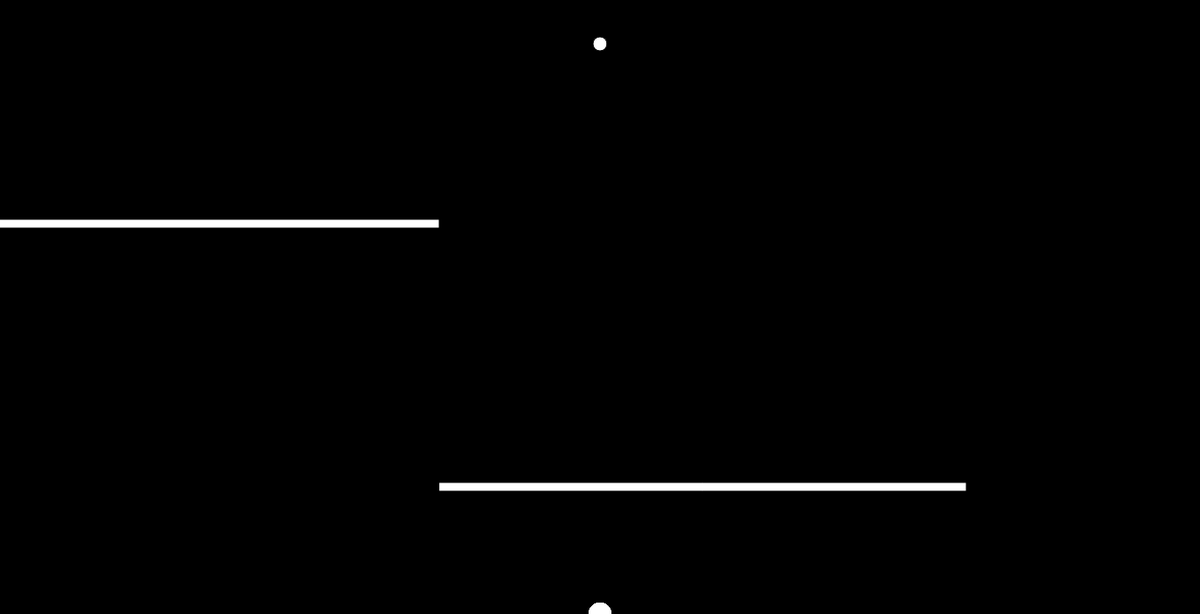
Frame 1 (no input)
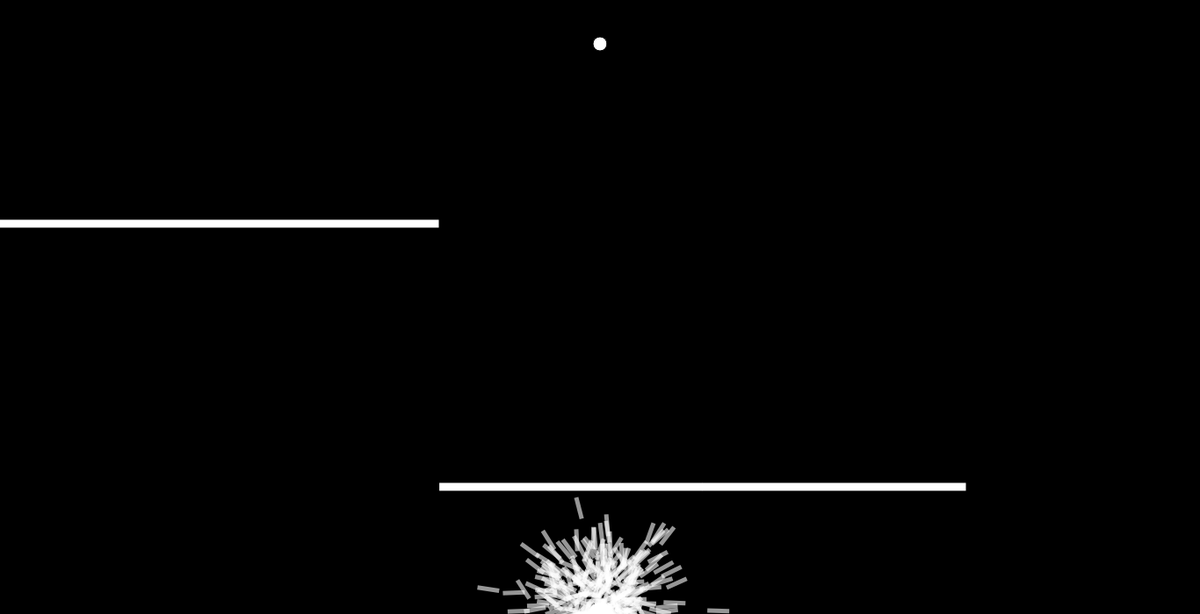
Frame 60 (no input)
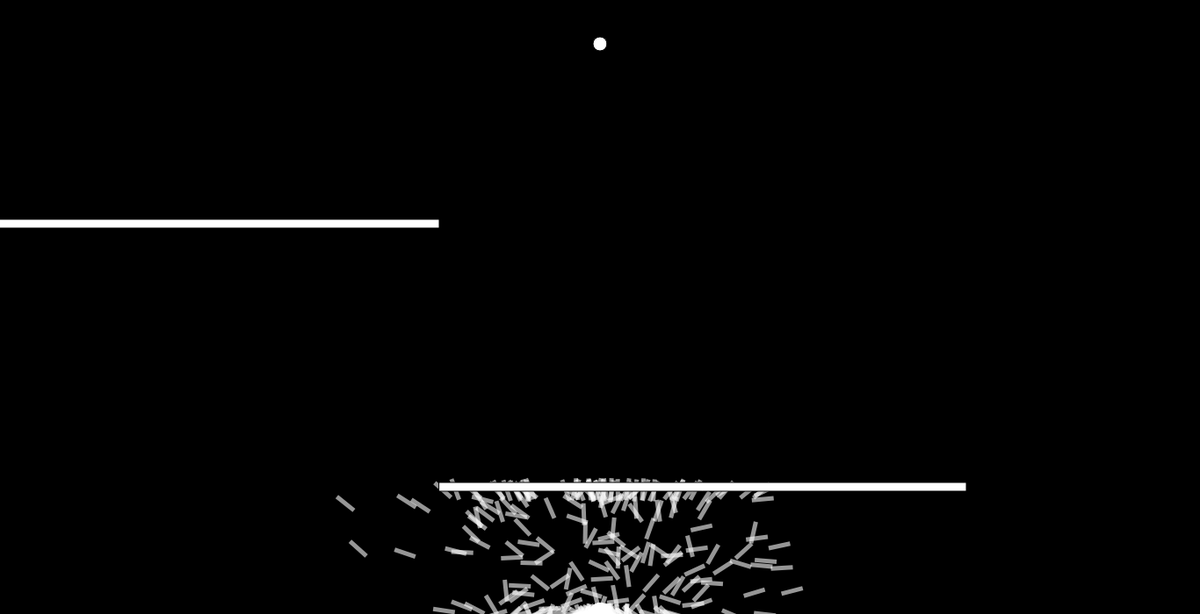
Frame 120 (the mouse pressed at the canvas centre since frame 60)

The p5.js sketch that drew these frames (run headless with seeded random() and noise() and a simulated clock; from frame 60 on, the mouse is pressed at the canvas centre):

// p5.js sketch
// ── sketch.js
var population;
// Each rocket is alive till 400 frames
var lifespan = 400;
// Made to display count on screen
var lifeP;
// Keeps track of frames
var count = 0;
// Where rockets are trying to go
var target;
// Max force applied to rocket
var maxforce = 0.2;

// Dimensions of barrier
var rx = 500;
var ry = 550;
var rw = 600;
var rh = 10;
var generation = 0;
function setup() {
  createCanvas(1366, 700);
  population = new Population();
  lifeP = createP();
  target = createVector(width / 2, 50);

}

function draw() {
  background(0);
  population.run();
  // Displays count to window
  lifeP.html(count);
    lifeP.html(generation);
  count++;
  if (count == lifespan) {
    population.evaluate();
    population.selection();
    // Population = new Population();
    count = 0;
  }
  // Renders barrier for rockets
  fill(255);
  rect(rx, ry, rw, rh);

  rect(rx-600, ry-300, rw, rh);
  
  // Renders target
  ellipse(target.x, target.y, 16, 16);
}

// ── dna.js

function DNA(genes) {
    // Recieves genes and create a dna object
    if (genes) {
      this.genes = genes;
    }
    // If no genes just create random dna
    else {
      this.genes = [];
      for (var i = 0; i < lifespan; i++) {
        // Gives random vectors
        this.genes[i] = p5.Vector.random2D();
        // Sets maximum force of vector to be applied to a rocket
        this.genes[i].setMag(maxforce);
      }
    }
    // Performs a crossover with another member of the species
    this.crossover = function(partner) {
      var newgenes = [];
      // Picks random midpoint
      var mid = floor(random(this.genes.length));
      for (var i = 0; i < this.genes.length; i++) {
        // If i is greater than mid the new gene should come from this partner
        if (i > mid) {
          newgenes[i] = this.genes[i];
        }
        // If i < mid new gene should come from other partners gene's
        else {
          newgenes[i] = partner.genes[i];
        }
      }
      // Gives DNA object an array
      return new DNA(newgenes);
    }
  
    // Adds random mutation to the genes to add variance.
    this.mutation = function() {
      for (var i = 0; i < this.genes.length; i++) {
        // if random number less than 0.01, new gene is then random vector
        if (random(1) < 0.01) {
          this.genes[i] = p5.Vector.random2D();
          this.genes[i].setMag(maxforce);
        }
      }
    }
  
  }
  
// ── obstacle.js
function Obstacle (x, y, w_, h_)
{
    this.position = createVector(x, y);
    this.h = h_;
    this.w = w_;
}

Obstacle.prototype.display= function () {
    stroke(0);
    fill(175);
    strokeWeight(2);
    rectMode(CORNER);
    rect(this.position.x,this.position.y,this.w,this.h);
}

Obstacle.prototype.contains = function (spot){
  var w= this.w;
  var h = this.h;
    if (spot.x > position.x && spot.x < position.x + w && spot.y > position.y && spot.y < position.y + h) {
        return true;
      } else {
        return false;
      }
}
// ── population.js
function Population() {
    // Array of rockets
    this.rockets = [];
    // Amount of rockets
    this.popsize = 1000;
    // Amount parent rocket partners
    this.matingpool = [];
  
    // Associates a rocket to an array index
    for (var i = 0; i < this.popsize; i++) {
      this.rockets[i] = new Rocket();
    }
  
    this.evaluate = function() {
  
      var maxfit = 0;
      // Iterate through all rockets and calcultes their fitness
      for (var i = 0; i < this.popsize; i++) {
        // Calculates fitness
        this.rockets[i].calcFitness();
        // If current fitness is greater than max, then make max equal to current
        if (this.rockets[i].fitness > maxfit) {
          maxfit = this.rockets[i].fitness;
        }
      }
      // Normalises fitnesses
      for (var i = 0; i < this.popsize; i++) {
        this.rockets[i].fitness /= maxfit;
      }
  
      this.matingpool = [];
      // Take rockets fitness make in to scale of 1 to 100
      // A rocket with high fitness will highly likely will be in the mating pool
      for (var i = 0; i < this.popsize; i++) {
        var n = this.rockets[i].fitness * 100;
        for (var j = 0; j < n; j++) {
          this.matingpool.push(this.rockets[i]);
        }
      }
    }
    // Selects appropriate genes for child
    this.selection = function() {
      var newRockets = [];
      for (var i = 0; i < this.rockets.length; i++) {
        // Picks random dna
        var parentA = random(this.matingpool).dna;
        var parentB = random(this.matingpool).dna;
        // Creates child by using crossover function
        var child = parentA.crossover(parentB);
        child.mutation();
        // Creates new rocket with child dna
        newRockets[i] = new Rocket(child);
      }
      // This instance of rockets are the new rockets
      this.rockets = newRockets;
      generation++;
    }
  
    // Calls for update and show functions
    this.run = function() {
      for (var i = 0; i < this.popsize; i++) {
        this.rockets[i].update();
        // Displays rockets to screen
        this.rockets[i].show();
      }
    }
  }
  
// ── rocket.js
function Rocket(dna) {
    // Physics of rocket at current instance
    this.pos = createVector(width / 2, height);
    this.vel = createVector();
    this.acc = createVector();
    // Checkes rocket has reached target
    this.completed = false;
    // Checks if rocket had crashed
    this.crashed = false;
    // Gives a rocket dna
    if (dna) {
      this.dna = dna;
    } else {
      this.dna = new DNA();
    }
    this.fitness = 0;
  
    // Object can recieve force and add to acceleration
    this.applyForce = function(force) {
      this.acc.add(force);
    }
    // Calulates fitness of rocket
    this.calcFitness = function() {
      // Takes distance to target
      var d = dist(this.pos.x, this.pos.y, target.x, target.y);
  
      // Maps range of fitness
      this.fitness = map(d, 0, width, width, 0);
      // If rocket gets to target increase fitness of rocket
      if (this.completed) {
        this.fitness *= 10;
      }
      // If rocket does not get to target decrease fitness
      if (this.crashed) {
        this.fitness /= 10;
      }
  
    }
    // Updates state of rocket
    this.update = function() {
      // Checks distance from rocket to target
      var d = dist(this.pos.x, this.pos.y, target.x, target.y);
      // If distance less than 10 pixels, then it has reached target
      if (d < 10) {
        this.completed = true;
        this.pos = target.copy();
      }
      // Rocket hit the barrier
      if (this.pos.x > rx && this.pos.x < rx + rw && this.pos.y > ry && this.pos.y < ry + rh) {
        this.crashed = true;
      }

      if (this.pos.x > rx-600 && this.pos.x < rx-600 + rw && this.pos.y > ry-300 && this.pos.y < ry-300 + rh) {
        this.crashed = true;
      }
      
      // Rocket has hit left or right of window
      if (this.pos.x > width || this.pos.x < 0) {
        this.crashed = true;
      }
      // Rocket has hit top or bottom of window
      if (this.pos.y > height || this.pos.y < 0) {
        this.crashed = true;
      }
  
      //applies the random vectors defined in dna to consecutive frames of rocket
      this.applyForce(this.dna.genes[count]);
      // if rocket has not got to goal and not crashed then update physics engine
      if (!this.completed && !this.crashed) {
        this.vel.add(this.acc);
        this.pos.add(this.vel);
        this.acc.mult(0);
        this.vel.limit(4);
      }
    }
    // displays rocket to window
    this.show = function() {
      // push and pop allow's rotating and translation not to affect other objects
      push();
      //color customization of rockets
      noStroke();
      fill(255, 150);
      //translate to the postion of rocket
      translate(this.pos.x, this.pos.y);
      //rotatates to the angle the rocket is pointing
      rotate(this.vel.heading());
      //creates a rectangle shape for rocket
      rectMode(CENTER);
      rect(0, 0, 25, 5);
      pop();
    }
  
  }
  
